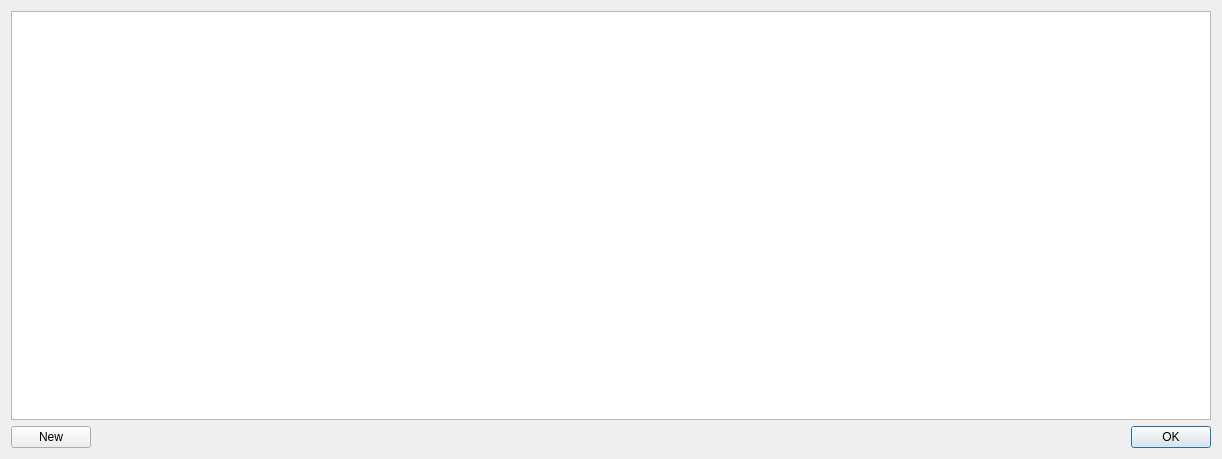
<?xml version="1.0" encoding="UTF-8"?>
<ui version="4.0">
 <class>DialogTemplates</class>
 <widget class="QDialog" name="DialogTemplates">
  <property name="geometry">
   <rect>
    <x>0</x>
    <y>0</y>
    <width>1222</width>
    <height>459</height>
   </rect>
  </property>
  <property name="baseSize">
   <size>
    <width>1200</width>
    <height>400</height>
   </size>
  </property>
  <property name="windowTitle">
   <string>Templates</string>
  </property>
  <layout class="QVBoxLayout" name="verticalLayout">
   <item>
    <widget class="QTableView" name="tableViewTemplates">
     <property name="minimumSize">
      <size>
       <width>1200</width>
       <height>400</height>
      </size>
     </property>
     <property name="editTriggers">
      <set>QAbstractItemView::NoEditTriggers</set>
     </property>
     <property name="selectionMode">
      <enum>QAbstractItemView::SingleSelection</enum>
     </property>
     <property name="selectionBehavior">
      <enum>QAbstractItemView::SelectRows</enum>
     </property>
     <attribute name="horizontalHeaderDefaultSectionSize">
      <number>300</number>
     </attribute>
     <attribute name="horizontalHeaderStretchLastSection">
      <bool>true</bool>
     </attribute>
     <attribute name="verticalHeaderVisible">
      <bool>false</bool>
     </attribute>
    </widget>
   </item>
   <item>
    <layout class="QHBoxLayout" name="horizontalLayout">
     <item>
      <widget class="QPushButton" name="pushButtonNew">
       <property name="text">
        <string>New</string>
       </property>
      </widget>
     </item>
     <item>
      <widget class="QDialogButtonBox" name="buttonBox">
       <property name="standardButtons">
        <set>QDialogButtonBox::Ok</set>
       </property>
      </widget>
     </item>
    </layout>
   </item>
  </layout>
 </widget>
 <resources/>
 <connections>
  <connection>
   <sender>buttonBox</sender>
   <signal>accepted()</signal>
   <receiver>DialogTemplates</receiver>
   <slot>accept()</slot>
   <hints>
    <hint type="sourcelabel">
     <x>249</x>
     <y>273</y>
    </hint>
    <hint type="destinationlabel">
     <x>199</x>
     <y>149</y>
    </hint>
   </hints>
  </connection>
 </connections>
</ui>
